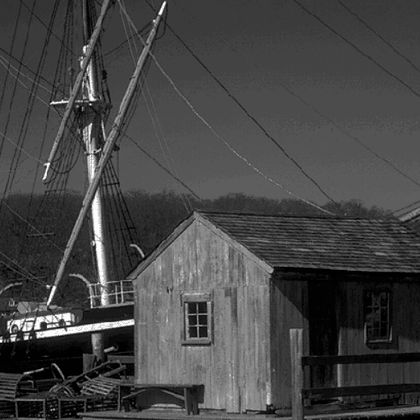
%> input picture Pic/3.gif, 420 x 420 px, shrunk from 512 x 512 before the run
$ octave Proj8.m   (GNU Octave 9; MATLAB toolbox functions it lacks are replaced by stand-ins)
%> lines starting %> are read from the running program, lines starting %| are printed output that depends on the picture
im=double(imread('../Pic/3.gif'));
%> im: size 420x420 double; min 0, max 255, mean 69; mean of the top-left, top-right, bottom-left and bottom-right quarters 70.2, 74.3, 71.4, 60
[M, N] = size(im);
%> M = 420; N = 420
x = conv2(im, [-1, 0, 1], 'same');
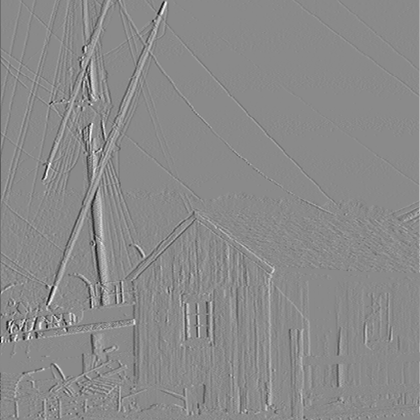
%> x: size 420x420 double; min -255, max 215, mean 0; drawn with min black and max white
y = conv2(im, [-1, 0, 1]', 'same');
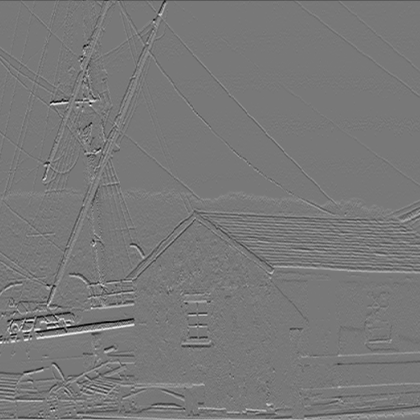
%> y: size 420x420 double; min -230, max 255, mean 0; drawn with min black and max white
w = zeros(11);
for i=1:11
    for j=1:11
        w(i, j) = exp(-((i-6)^2+(j-6)^2)/(2*0.09));
    end
end
A=conv2(x.^2, w, 'same');
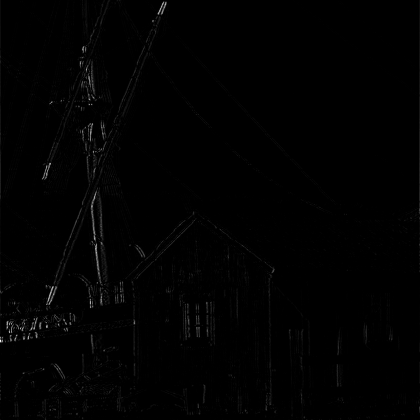
%> A: size 420x420 double; min 0, max 65418.8, mean 475.3; drawn with min black and max white
B=conv2(y.^2, w, 'same');
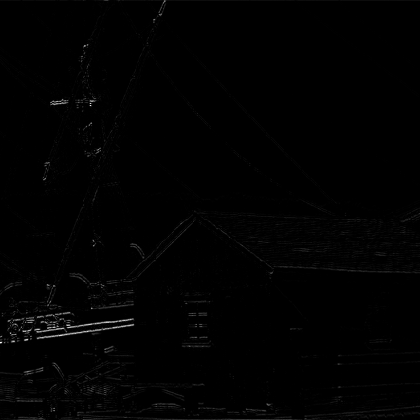
%> B: size 420x420 double; min 0, max 65368.9, mean 500.2; drawn with min black and max white
C=conv2(x.*y, w, 'same');
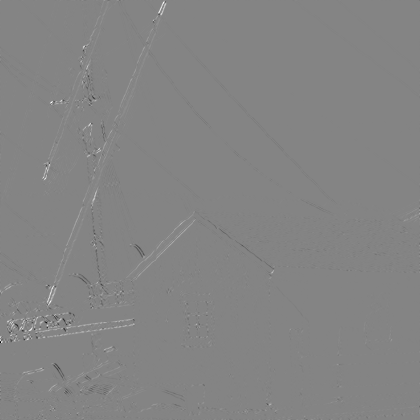
%> C: size 420x420 double; min -36202.6, max 33598, mean 36.6; drawn with min black and max white
R = A.*B-C.^2-0.05.*(A+B).^2;
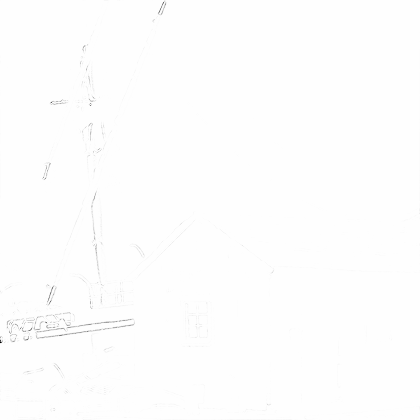
%> R: size 420x420 double; min -342438941.2, max 464214.1, mean -606900.3; drawn with min black and max white
R1=max(max(R(:,[1,1:end-1]),R(:,[2:end,end])),R);
R2=max(max(R1([1,1:end-1],:),R1([2:end,end],:)),R1);
[cx,cy]=find((R==R2)&(R>max(max(R))*0.01));
%> cx = 370 values from 2 to 419; cy = 370 values from 1 to 419
image(im);
colormap(gray(256))
hold on
plot(cy,cx,'*')
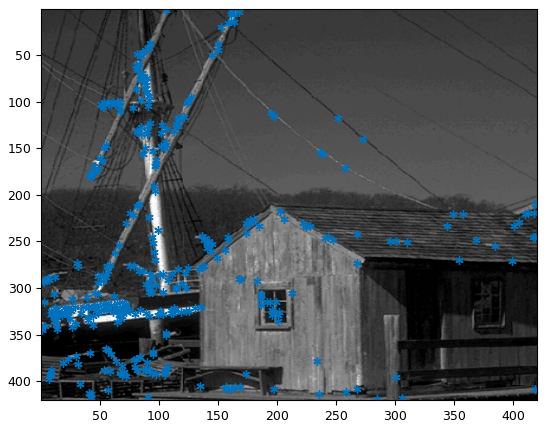
%> figure redrawn from the program's plot data
hold off
%
% for i=2:M-1
%     for j=2:N-1
%         if R(i, j)>R(i+1, j+1)&&R(i, j)>R(i-1, j+1)&&R(i, j)>R(i+1, j-1)&&R(i, j)>R(i-1, j-1)
